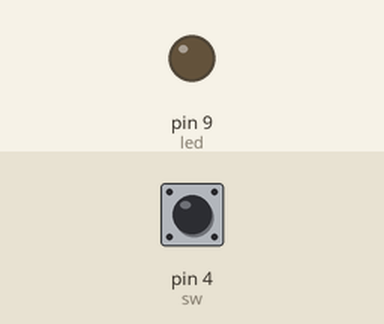
Simulated run of this sketch. Board: Arduino Uno, built with avr-gcc and run on an emulated ATmega328P. Parts: output pins drawn as LEDs (lit = HIGH). The test bench sets the inputs (shaded band); at power-on: pin 4 (sw) HIGH.

Above: at 1.2 s.
1.3 s: pin 4 (sw) pulled LOW for 0.15 s
At 2.5 s:
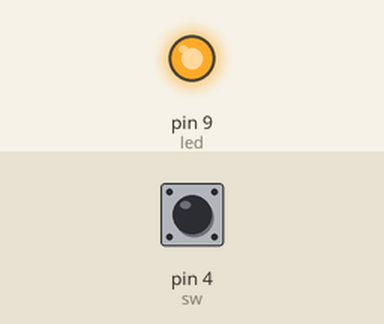
2.9 s: pin 4 (sw) pulled LOW for 1 s
At 3.8 s:
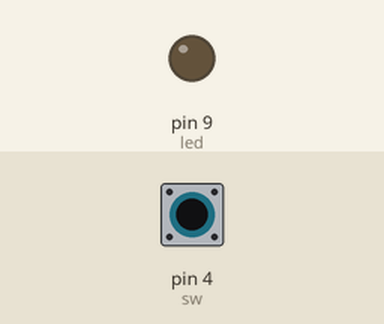
5.4 s: pin 4 (sw) pulled LOW for 3.2 s
At 5.7 s:
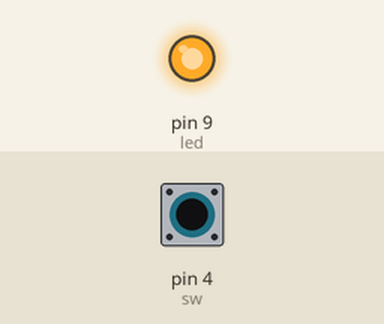
Timing chart, 0 to 8.4 s (numbered marks = the images above; inputs shaded):
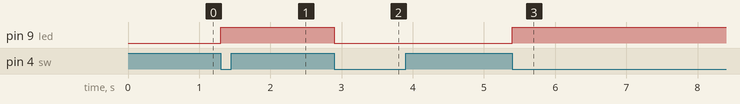

The sketch:

led_switch_reducing_chattering.ino
```cpp
int led = 9, sw = 4;
int led_state = 0, sw_state = 0;  //sw 상태 변수 추가
void setup() {
  pinMode(sw, INPUT_PULLUP);
  pinMode(led, OUTPUT);
}
void loop() {
  if(digitalRead(sw) == LOW) {  //스위치 누르면
    //스위치 상태가 누르지 않은 상태일 때만 스위치와 LED의 상태 반전 – 스위치 누르는 동안 1번만 상태 반전
    if(sw_state == 0) {
      sw_state = 1;
      led_state = !led_state;
    }
  } else sw_state = 0;  //스위치 누르지 않으면 스위치 상태 반전
  digitalWrite(led, led_state);
}
```

Measured:
- after the input at 1.3 s, pin 9 (led): LOW → HIGH at once
- after the input at 2.9 s, pin 9 (led): HIGH → LOW at once
- after the input at 5.4 s, pin 9 (led): LOW → HIGH at once
